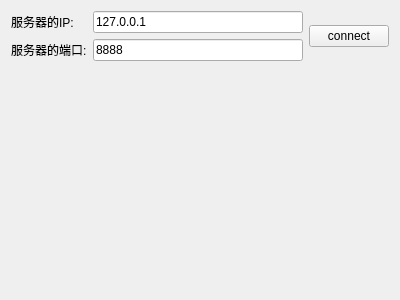
<?xml version="1.0" encoding="UTF-8"?>
<ui version="4.0">
 <class>ClienWidget</class>
 <widget class="QWidget" name="ClienWidget">
  <property name="geometry">
   <rect>
    <x>0</x>
    <y>0</y>
    <width>400</width>
    <height>300</height>
   </rect>
  </property>
  <property name="windowTitle">
   <string>Form</string>
  </property>
  <layout class="QGridLayout" name="gridLayout">
   <item row="0" column="0">
    <widget class="QLabel" name="label">
     <property name="text">
      <string>服务器的IP:</string>
     </property>
    </widget>
   </item>
   <item row="0" column="1">
    <widget class="QLineEdit" name="lineEditIP">
     <property name="text">
      <string>127.0.0.1</string>
     </property>
    </widget>
   </item>
   <item row="0" column="2" rowspan="2">
    <widget class="QPushButton" name="buttonConnect">
     <property name="text">
      <string>connect</string>
     </property>
    </widget>
   </item>
   <item row="1" column="0">
    <widget class="QLabel" name="label_2">
     <property name="text">
      <string>服务器的端口:</string>
     </property>
    </widget>
   </item>
   <item row="1" column="1">
    <widget class="QLineEdit" name="lineEditPort">
     <property name="text">
      <string>8888</string>
     </property>
    </widget>
   </item>
   <item row="2" column="0">
    <spacer name="verticalSpacer_2">
     <property name="orientation">
      <enum>Qt::Vertical</enum>
     </property>
     <property name="sizeHint" stdset="0">
      <size>
       <width>20</width>
       <height>227</height>
      </size>
     </property>
    </spacer>
   </item>
   <item row="2" column="1">
    <spacer name="verticalSpacer">
     <property name="orientation">
      <enum>Qt::Vertical</enum>
     </property>
     <property name="sizeHint" stdset="0">
      <size>
       <width>20</width>
       <height>227</height>
      </size>
     </property>
    </spacer>
   </item>
   <item row="2" column="2">
    <spacer name="verticalSpacer_3">
     <property name="orientation">
      <enum>Qt::Vertical</enum>
     </property>
     <property name="sizeHint" stdset="0">
      <size>
       <width>20</width>
       <height>227</height>
      </size>
     </property>
    </spacer>
   </item>
  </layout>
 </widget>
 <resources/>
 <connections/>
</ui>
